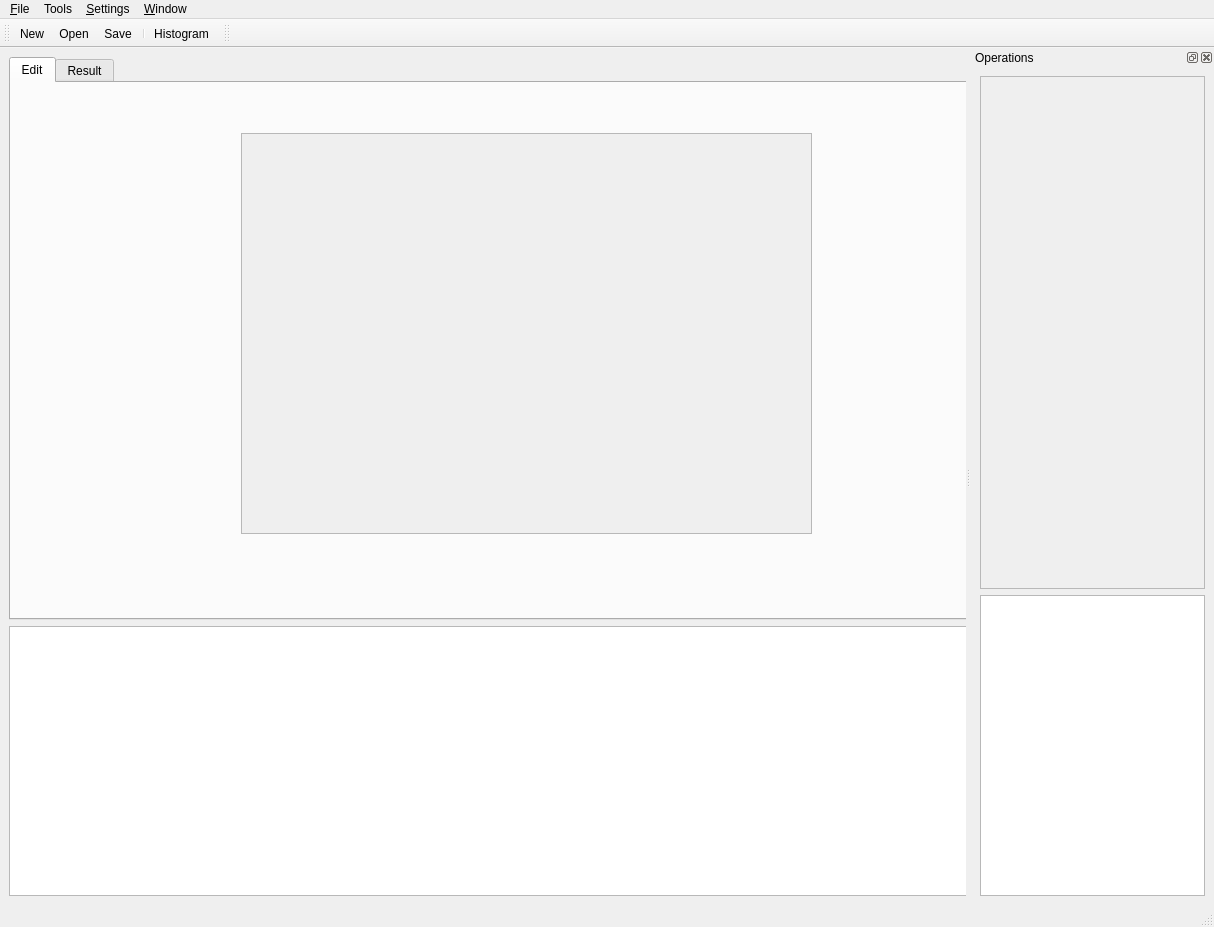
<?xml version="1.0" encoding="UTF-8"?>
<ui version="4.0">
 <class>ImageCompletionUIClass</class>
 <widget class="QMainWindow" name="ImageCompletionUIClass">
  <property name="geometry">
   <rect>
    <x>0</x>
    <y>0</y>
    <width>1214</width>
    <height>927</height>
   </rect>
  </property>
  <property name="sizePolicy">
   <sizepolicy hsizetype="Preferred" vsizetype="Preferred">
    <horstretch>0</horstretch>
    <verstretch>0</verstretch>
   </sizepolicy>
  </property>
  <property name="minimumSize">
   <size>
    <width>1214</width>
    <height>0</height>
   </size>
  </property>
  <property name="windowTitle">
   <string>MainWindow</string>
  </property>
  <widget class="QWidget" name="_centralwidget">
   <layout class="QVBoxLayout" name="verticalLayout_2">
    <item>
     <layout class="QGridLayout" name="gridLayout">
      <property name="leftMargin">
       <number>0</number>
      </property>
      <item row="1" column="0">
       <widget class="QListWidget" name="_bottomListWidget">
        <property name="minimumSize">
         <size>
          <width>960</width>
          <height>270</height>
         </size>
        </property>
        <property name="maximumSize">
         <size>
          <width>16777214</width>
          <height>270</height>
         </size>
        </property>
        <property name="palette">
         <palette>
          <active>
           <colorrole role="Base">
            <brush brushstyle="SolidPattern">
             <color alpha="255">
              <red>255</red>
              <green>255</green>
              <blue>255</blue>
             </color>
            </brush>
           </colorrole>
          </active>
          <inactive>
           <colorrole role="Base">
            <brush brushstyle="SolidPattern">
             <color alpha="255">
              <red>255</red>
              <green>255</green>
              <blue>255</blue>
             </color>
            </brush>
           </colorrole>
          </inactive>
          <disabled>
           <colorrole role="Base">
            <brush brushstyle="SolidPattern">
             <color alpha="255">
              <red>236</red>
              <green>233</green>
              <blue>216</blue>
             </color>
            </brush>
           </colorrole>
          </disabled>
         </palette>
        </property>
        <property name="autoFillBackground">
         <bool>true</bool>
        </property>
        <property name="frameShape">
         <enum>QFrame::StyledPanel</enum>
        </property>
        <property name="midLineWidth">
         <number>0</number>
        </property>
        <property name="tabKeyNavigation">
         <bool>true</bool>
        </property>
        <property name="gridSize">
         <size>
          <width>64</width>
          <height>64</height>
         </size>
        </property>
       </widget>
      </item>
      <item row="0" column="0">
       <widget class="QTabWidget" name="_centralTabWidget">
        <property name="sizePolicy">
         <sizepolicy hsizetype="Expanding" vsizetype="Expanding">
          <horstretch>0</horstretch>
          <verstretch>0</verstretch>
         </sizepolicy>
        </property>
        <property name="minimumSize">
         <size>
          <width>960</width>
          <height>540</height>
         </size>
        </property>
        <property name="palette">
         <palette>
          <active>
           <colorrole role="Light">
            <brush brushstyle="SolidPattern">
             <color alpha="255">
              <red>127</red>
              <green>127</green>
              <blue>127</blue>
             </color>
            </brush>
           </colorrole>
           <colorrole role="Base">
            <brush brushstyle="SolidPattern">
             <color alpha="255">
              <red>167</red>
              <green>167</green>
              <blue>167</blue>
             </color>
            </brush>
           </colorrole>
          </active>
          <inactive>
           <colorrole role="Light">
            <brush brushstyle="SolidPattern">
             <color alpha="255">
              <red>127</red>
              <green>127</green>
              <blue>127</blue>
             </color>
            </brush>
           </colorrole>
           <colorrole role="Base">
            <brush brushstyle="SolidPattern">
             <color alpha="255">
              <red>167</red>
              <green>167</green>
              <blue>167</blue>
             </color>
            </brush>
           </colorrole>
          </inactive>
          <disabled>
           <colorrole role="Light">
            <brush brushstyle="SolidPattern">
             <color alpha="255">
              <red>127</red>
              <green>127</green>
              <blue>127</blue>
             </color>
            </brush>
           </colorrole>
           <colorrole role="Base">
            <brush brushstyle="SolidPattern">
             <color alpha="255">
              <red>236</red>
              <green>233</green>
              <blue>216</blue>
             </color>
            </brush>
           </colorrole>
          </disabled>
         </palette>
        </property>
        <property name="currentIndex">
         <number>0</number>
        </property>
        <widget class="QWidget" name="_editTab">
         <attribute name="title">
          <string>Edit</string>
         </attribute>
         <widget class="QScrollArea" name="scrollArea">
          <property name="geometry">
           <rect>
            <x>230</x>
            <y>50</y>
            <width>571</width>
            <height>401</height>
           </rect>
          </property>
          <property name="widgetResizable">
           <bool>true</bool>
          </property>
          <widget class="QWidget" name="scrollAreaWidgetContents">
           <property name="geometry">
            <rect>
             <x>0</x>
             <y>0</y>
             <width>569</width>
             <height>399</height>
            </rect>
           </property>
           <widget class="ImageViewer" name="imageViewer" native="true">
            <property name="geometry">
             <rect>
              <x>20</x>
              <y>20</y>
              <width>531</width>
              <height>351</height>
             </rect>
            </property>
           </widget>
          </widget>
         </widget>
        </widget>
        <widget class="QWidget" name="_resultTab">
         <attribute name="title">
          <string>Result</string>
         </attribute>
         <widget class="QTreeWidget" name="treeWidget">
          <property name="geometry">
           <rect>
            <x>40</x>
            <y>70</y>
            <width>256</width>
            <height>192</height>
           </rect>
          </property>
          <column>
           <property name="text">
            <string notr="true">1</string>
           </property>
          </column>
         </widget>
        </widget>
       </widget>
      </item>
     </layout>
    </item>
   </layout>
  </widget>
  <widget class="QMenuBar" name="menubar">
   <property name="geometry">
    <rect>
     <x>0</x>
     <y>0</y>
     <width>1214</width>
     <height>26</height>
    </rect>
   </property>
   <widget class="QMenu" name="_menuFile">
    <property name="title">
     <string>&amp;File</string>
    </property>
    <addaction name="separator"/>
    <addaction name="actionNew"/>
    <addaction name="actionOpen"/>
    <addaction name="actionSave"/>
    <addaction name="actionSaveAs"/>
    <addaction name="separator"/>
    <addaction name="actionClose"/>
    <addaction name="actionCloseAll"/>
    <addaction name="separator"/>
    <addaction name="actionQuit"/>
   </widget>
   <widget class="QMenu" name="_menuWindow">
    <property name="title">
     <string>&amp;Window</string>
    </property>
    <addaction name="actionTile"/>
    <addaction name="actionCascade"/>
    <addaction name="separator"/>
    <addaction name="actionNext"/>
    <addaction name="actionPrevious"/>
   </widget>
   <widget class="QMenu" name="menuTools">
    <property name="title">
     <string>Tools</string>
    </property>
    <addaction name="actionHistogram"/>
    <addaction name="actionInvImg"/>
   </widget>
   <widget class="QMenu" name="menuSettings">
    <property name="title">
     <string>&amp;Settings</string>
    </property>
    <addaction name="actionAppSettings"/>
   </widget>
   <addaction name="_menuFile"/>
   <addaction name="menuTools"/>
   <addaction name="menuSettings"/>
   <addaction name="_menuWindow"/>
  </widget>
  <widget class="QStatusBar" name="statusbar"/>
  <widget class="QToolBar" name="toolBar">
   <property name="sizePolicy">
    <sizepolicy hsizetype="Expanding" vsizetype="Fixed">
     <horstretch>0</horstretch>
     <verstretch>0</verstretch>
    </sizepolicy>
   </property>
   <property name="windowTitle">
    <string>toolBar</string>
   </property>
   <attribute name="toolBarArea">
    <enum>TopToolBarArea</enum>
   </attribute>
   <attribute name="toolBarBreak">
    <bool>false</bool>
   </attribute>
   <addaction name="actionNew"/>
   <addaction name="actionOpen"/>
   <addaction name="actionSave"/>
   <addaction name="separator"/>
   <addaction name="actionHistogram"/>
  </widget>
  <widget class="QDockWidget" name="_rightOperationWidget">
   <property name="sizePolicy">
    <sizepolicy hsizetype="Preferred" vsizetype="Expanding">
     <horstretch>0</horstretch>
     <verstretch>0</verstretch>
    </sizepolicy>
   </property>
   <property name="minimumSize">
    <size>
     <width>243</width>
     <height>837</height>
    </size>
   </property>
   <property name="floating">
    <bool>false</bool>
   </property>
   <property name="windowTitle">
    <string>Operations</string>
   </property>
   <attribute name="dockWidgetArea">
    <number>2</number>
   </attribute>
   <widget class="QWidget" name="_dockWidgetContents">
    <layout class="QVBoxLayout" name="verticalLayout_3">
     <item>
      <widget class="QStackedWidget" name="_operationStackedWidget">
       <property name="sizePolicy">
        <sizepolicy hsizetype="Preferred" vsizetype="Preferred">
         <horstretch>0</horstretch>
         <verstretch>0</verstretch>
        </sizepolicy>
       </property>
       <property name="minimumSize">
        <size>
         <width>221</width>
         <height>513</height>
        </size>
       </property>
       <property name="frameShape">
        <enum>QFrame::StyledPanel</enum>
       </property>
       <property name="lineWidth">
        <number>1</number>
       </property>
       <property name="currentIndex">
        <number>1</number>
       </property>
       <widget class="QWidget" name="_objectCompletionPage"/>
       <widget class="QWidget" name="_sceneCompletionPage"/>
       <widget class="QWidget" name="_videoCompletionPage"/>
      </widget>
     </item>
     <item>
      <widget class="QTableWidget" name="_logWidget">
       <property name="minimumSize">
        <size>
         <width>0</width>
         <height>270</height>
        </size>
       </property>
       <property name="palette">
        <palette>
         <active>
          <colorrole role="Base">
           <brush brushstyle="SolidPattern">
            <color alpha="255">
             <red>255</red>
             <green>255</green>
             <blue>255</blue>
            </color>
           </brush>
          </colorrole>
         </active>
         <inactive>
          <colorrole role="Base">
           <brush brushstyle="SolidPattern">
            <color alpha="255">
             <red>255</red>
             <green>255</green>
             <blue>255</blue>
            </color>
           </brush>
          </colorrole>
         </inactive>
         <disabled>
          <colorrole role="Base">
           <brush brushstyle="SolidPattern">
            <color alpha="255">
             <red>236</red>
             <green>233</green>
             <blue>216</blue>
            </color>
           </brush>
          </colorrole>
         </disabled>
        </palette>
       </property>
      </widget>
     </item>
    </layout>
    <zorder>_logWidget</zorder>
    <zorder>_operationStackedWidget</zorder>
   </widget>
  </widget>
  <widget class="QToolBar" name="toolBar_2">
   <property name="windowTitle">
    <string>toolBar_2</string>
   </property>
   <attribute name="toolBarArea">
    <enum>TopToolBarArea</enum>
   </attribute>
   <attribute name="toolBarBreak">
    <bool>false</bool>
   </attribute>
  </widget>
  <action name="actionNew">
   <property name="icon">
    <iconset resource="ImageCompletion.qrc">
     <normaloff>:/new/prefix1/icons/filenew.png</normaloff>:/new/prefix1/icons/filenew.png</iconset>
   </property>
   <property name="text">
    <string>&amp;New</string>
   </property>
   <property name="shortcut">
    <string>Ctrl+N</string>
   </property>
  </action>
  <action name="actionOpen">
   <property name="icon">
    <iconset resource="ImageCompletion.qrc">
     <normaloff>:/new/prefix1/icons/fileopen.png</normaloff>:/new/prefix1/icons/fileopen.png</iconset>
   </property>
   <property name="text">
    <string>&amp;Open</string>
   </property>
   <property name="shortcut">
    <string>Ctrl+O</string>
   </property>
  </action>
  <action name="actionSave">
   <property name="icon">
    <iconset resource="ImageCompletion.qrc">
     <normaloff>:/new/prefix1/icons/filesave.png</normaloff>:/new/prefix1/icons/filesave.png</iconset>
   </property>
   <property name="text">
    <string>&amp;Save</string>
   </property>
   <property name="shortcut">
    <string>Ctrl+S</string>
   </property>
  </action>
  <action name="actionQuit">
   <property name="text">
    <string>&amp;Quit</string>
   </property>
   <property name="shortcut">
    <string>Ctrl+Q</string>
   </property>
  </action>
  <action name="actionClose">
   <property name="text">
    <string>&amp;Close</string>
   </property>
   <property name="shortcut">
    <string>Ctrl+W</string>
   </property>
  </action>
  <action name="actionSaveAs">
   <property name="icon">
    <iconset resource="ImageCompletion.qrc">
     <normaloff>:/new/prefix1/icons/filesave.png</normaloff>:/new/prefix1/icons/filesave.png</iconset>
   </property>
   <property name="text">
    <string>Save &amp;As</string>
   </property>
  </action>
  <action name="actionCloseAll">
   <property name="text">
    <string>Close All</string>
   </property>
   <property name="shortcut">
    <string>Ctrl+F4</string>
   </property>
  </action>
  <action name="actionTile">
   <property name="text">
    <string>&amp;Tile</string>
   </property>
  </action>
  <action name="actionCascade">
   <property name="text">
    <string>&amp;Cascade</string>
   </property>
  </action>
  <action name="actionNext">
   <property name="text">
    <string>Ne&amp;xt</string>
   </property>
  </action>
  <action name="actionPrevious">
   <property name="text">
    <string>Pre&amp;vious</string>
   </property>
  </action>
  <action name="actionHistogram">
   <property name="icon">
    <iconset resource="ImageCompletion.qrc">
     <normaloff>:/new/prefix1/icons/histo.png</normaloff>:/new/prefix1/icons/histo.png</iconset>
   </property>
   <property name="text">
    <string>&amp;Histogram</string>
   </property>
   <property name="shortcut">
    <string>Ctrl+H</string>
   </property>
  </action>
  <action name="actionAppSettings">
   <property name="text">
    <string>&amp;Application Settings</string>
   </property>
  </action>
  <action name="actionInvImg">
   <property name="icon">
    <iconset resource="ImageCompletion.qrc">
     <normaloff>:/new/prefix1/icons/invert.png</normaloff>:/new/prefix1/icons/invert.png</iconset>
   </property>
   <property name="text">
    <string>&amp;Invert Image</string>
   </property>
  </action>
 </widget>
 <customwidgets>
  <customwidget>
   <class>ImageViewer</class>
   <extends>QWidget</extends>
   <header>imageviewer.h</header>
   <container>1</container>
  </customwidget>
 </customwidgets>
 <resources>
  <include location="ImageCompletion.qrc"/>
 </resources>
 <connections/>
</ui>
